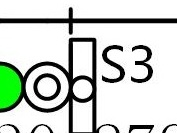
#> input picture test5/micro_0018_0s3_cropped.jpg, 177 x 133 px, found by its file name
$ python find_boundary_dark.py
#> lines starting #> are read from the running program, lines starting #| are printed output that depends on the picture; after the words box and inside, x2 and y2 are one past the last pixel; in counts of white or black regions, pixels touching at a corner belong together
import cv2
import numpy as np
from collections import deque
import os


def find_closed_dark_regions(img_path, dark_threshold=125, min_circularity=0.7):
    """
    找出完全封闭的深色区域（闭合圆环）
    通过检查深色区域的边界是否完全被深色像素包围（即内部有空洞）
    只有圆度 >= min_circularity 的才被认为是闭合圆环
    """
    img = cv2.imread(img_path)
    if img is None:
        print(f"无法读取图像: {img_path}")
        return None, []

    gray = cv2.cvtColor(img, cv2.COLOR_BGR2GRAY)
    h, w = gray.shape

    dark_mask = (gray < dark_threshold).astype(np.uint8)

    labeled = np.zeros_like(dark_mask, dtype=np.int32)
    label = 0
    regions = []

    for row in range(h):
        for col in range(w):
            if dark_mask[row, col] == 1 and labeled[row, col] == 0:
                label += 1
                region_pixels = []
                queue = deque([(row, col)])
                labeled[row, col] = label

                while queue:
                    r, c = queue.popleft()
                    region_pixels.append((r, c))

                    neighbors = [
                        (r - 1, c), (r + 1, c), (r, c - 1), (r, c + 1),
                        (r - 1, c - 1), (r - 1, c + 1), (r + 1, c - 1), (r + 1, c + 1),
                    ]

                    for nr, nc in neighbors:
                        if 0 <= nr < h and 0 <= nc < w:
                            if dark_mask[nr, nc] == 1 and labeled[nr, nc] == 0:
                                labeled[nr, nc] = label
                                queue.append((nr, nc))

                if region_pixels:
                    regions.append({
                        'label': label,
                        'pixels': region_pixels,
                        'min_col': min(p[1] for p in region_pixels),
                        'max_col': max(p[1] for p in region_pixels),
                        'min_row': min(p[0] for p in region_pixels),
                        'max_row': max(p[0] for p in region_pixels),
                    })

    closed_regions = []
    for r in regions:
        touches_boundary = (
            r['min_row'] == 0 or
            r['max_row'] == h - 1 or
            r['min_col'] == 0 or
            r['max_col'] == w - 1
        )

        if not touches_boundary:
            region_mask = np.zeros((h, w), dtype=np.uint8)
            for pixel in r['pixels']:
                region_mask[pixel[0], pixel[1]] = 1

            x_min, y_min = r['min_col'], r['min_row']
            x_max, y_max = r['max_col'], r['max_row']

            hole_pixels = 0
            total_pixels = 0

            for row in range(y_min + 1, y_max):
                for col in range(x_min + 1, x_max):
                    if region_mask[row, col] == 0:
                        hole_pixels += 1

            bounding_area = (x_max - x_min) * (y_max - y_min)
            dark_area = len(r['pixels'])

            if hole_pixels > 0:
                circularity = calculate_circularity(r, (h, w))
                if circularity >= min_circularity:
                    closed_regions.append(r)

    return closed_regions


def calculate_circularity(region, img_shape):
    """
    计算闭合圆环的真圆度
    使用公式: 4 * π * Area / Perimeter²
    值越接近1越圆
    """
    pixels = region['pixels']
    if not pixels:
        return 0.0

    h, w = img_shape[:2]
    region_mask = np.zeros((h, w), dtype=np.uint8)
    for pixel in pixels:
        region_mask[pixel[0], pixel[1]] = 255

    contours, _ = cv2.findContours(region_mask, cv2.RETR_EXTERNAL, cv2.CHAIN_APPROX_SIMPLE)

    if not contours:
        return 0.0

    largest_contour = max(contours, key=cv2.contourArea)
    area = cv2.contourArea(largest_contour)
    perimeter = cv2.arcLength(largest_contour, closed=True)

    if perimeter == 0:
        return 0.0

    circularity = 4 * np.pi * area / (perimeter ** 2)

    return circularity


def find_boundary_connected_dark_pixels(img_path, dark_threshold=125):
    """
    找出与边界相连的深色像素连通区域
    使用BFS进行连通区域标记
    """
#> called with dark_threshold = 200
    img = cv2.imread(img_path)
#> img is the input picture: shape (133, 177, 3); mean B, G, R 203.9, 211.4, 203.9
    if img is None:
        print(f"无法读取图像: {img_path}")
        return None, None

    gray = cv2.cvtColor(img, cv2.COLOR_BGR2GRAY)
    h, w = gray.shape
#> h = 133; w = 177

    dark_mask = (gray < dark_threshold).astype(np.uint8)
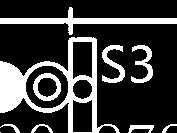
#> dark_mask: shape (133, 177); values 0 (black) and 1 (white), 22.9% white; 10 white regions (1 under 20 px), largest, box (x1, y1, x2, y2) and area: (0, 37, 120, 133) 2890, (0, 7, 177, 35) 1161, (102, 45, 125, 83) 365

    labeled = np.zeros_like(dark_mask, dtype=np.int32)
    label = 0
    regions = []

    for row in range(h):
        for col in range(w):
            if dark_mask[row, col] == 1 and labeled[row, col] == 0:
                label += 1
                region_pixels = []
                queue = deque([(row, col)])
                labeled[row, col] = label

                while queue:
                    r, c = queue.popleft()
                    region_pixels.append((r, c))

                    neighbors = [
                        (r - 1, c), (r + 1, c), (r, c - 1), (r, c + 1),
                        (r - 1, c - 1), (r - 1, c + 1), (r + 1, c - 1), (r + 1, c + 1),
                    ]

                    for nr, nc in neighbors:
                        if 0 <= nr < h and 0 <= nc < w:
                            if dark_mask[nr, nc] == 1 and labeled[nr, nc] == 0:
                                labeled[nr, nc] = label
                                queue.append((nr, nc))

                if region_pixels:
                    regions.append({
                        'label': label,
                        'pixels': region_pixels,
                        'min_col': min(p[1] for p in region_pixels),
                        'max_col': max(p[1] for p in region_pixels),
                        'min_row': min(p[0] for p in region_pixels),
                        'max_row': max(p[0] for p in region_pixels),
                    })
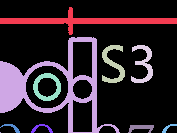
#> labeled: shape (133, 177) int32; 11 distinct labels, from 0 to 10; one colour per label, 0 black
#> after the loop, label = 10

    boundary_regions = []
    for r in regions:
        touches_boundary = (
            r['min_row'] == 0 or
            r['max_row'] == h - 1 or
            r['min_col'] == 0 or
            r['max_col'] == w - 1
        )
        if touches_boundary:
            boundary_regions.append(r)

    print(f"图像尺寸: {w}x{h}")
#| 图像尺寸: 177x133
    print(f"深色阈值: {dark_threshold}")
    print(f"总连通区域数: {len(regions)}")
#| 总连通区域数: 10
    print(f"与边界相连的深色区域数: {len(boundary_regions)}")
#| 与边界相连的深色区域数: 7

    for i, r in enumerate(boundary_regions):
        boundary_sides = []
        if r['min_row'] == 0:
            boundary_sides.append('上')
        if r['max_row'] == h - 1:
            boundary_sides.append('下')
        if r['min_col'] == 0:
            boundary_sides.append('左')
        if r['max_col'] == w - 1:
            boundary_sides.append('右')

        print(f"  区域{i+1}: 像素数={len(r['pixels'])}, "
              f"行范围=[{r['min_row']}, {r['max_row']}], "
              f"列范围=[{r['min_col']}, {r['max_col']}], "
              f"接触边界: {', '.join(boundary_sides)}")

    return img, boundary_regions


def remove_dark_regions(img, boundary_regions, closed_regions, output_path):
    """
    将所有被判定为深色像素的区域设置为白色
    包括边界连通区域和闭合圆环
    """
    result = img.copy()

    all_pixels = set()
    for r in boundary_regions:
        for pixel in r['pixels']:
            all_pixels.add(pixel)

    for r in closed_regions:
        for pixel in r['pixels']:
            all_pixels.add(pixel)

    for r, c in all_pixels:
        result[r, c] = (255, 255, 255)

    cv2.imwrite(output_path, result)
    print(f"已将 {len(all_pixels)} 个深色像素设置为白色")
    print(f"处理后的图片已保存: {output_path}")

    return result


def visualize_all_dark_regions(img, boundary_regions, closed_regions, output_path):
    """
    在原图上叠加显示所有需要关注的深色像素
    - 与边界相连的深色像素（绿色）
    - 闭合圆环（红色）
    """
    h, w = img.shape[:2]
    vis_img = img.copy()

    overlay = np.zeros((h, w, 3), dtype=np.uint8)

    for r in boundary_regions:
        for pixel in r['pixels']:
            overlay[pixel[0], pixel[1]] = [0, 255, 0]

    for r in closed_regions:
        for pixel in r['pixels']:
            overlay[pixel[0], pixel[1]] = [0, 0, 255]

    y_offset = 30
    cv2.putText(vis_img, f"边界连通: {len(boundary_regions)}个区域, {sum(len(r['pixels']) for r in boundary_regions)}像素",
                (10, y_offset), cv2.FONT_HERSHEY_SIMPLEX, 0.5, (0, 255, 0), 2)
    y_offset += 25
    cv2.putText(vis_img, f"闭合圆环: {len(closed_regions)}个区域, {sum(len(r['pixels']) for r in closed_regions)}像素",
                (10, y_offset), cv2.FONT_HERSHEY_SIMPLEX, 0.5, (0, 0, 255), 2)

    vis_img = cv2.addWeighted(vis_img, 0.7, overlay, 0.3, 0)

    cv2.imwrite(output_path, vis_img)
    print(f"综合可视化结果已保存: {output_path}")

    return vis_img


def visualize_boundary_dark_pixels(img, regions, output_path):
    """
    可视化与边界相连的深色像素连通区域
    """
    h, w = img.shape[:2]
    vis_img = img.copy()

    if regions:
        all_boundary_pixels = set()
        for r in regions:
            for pixel in r['pixels']:
                all_boundary_pixels.add(pixel)

        print(f"总共标记 {len(all_boundary_pixels)} 个与边界相连的深色像素")

        for r, c in all_boundary_pixels:
            vis_img[r, c] = [0, 255, 0]

        total_pixels = len(all_boundary_pixels)
        cv2.putText(vis_img, f"边界连通深色像素: {total_pixels}", (10, 30),
                    cv2.FONT_HERSHEY_SIMPLEX, 0.7, (0, 255, 0), 2)
    else:
        cv2.putText(vis_img, "未找到与边界相连的深色像素", (10, 30),
                    cv2.FONT_HERSHEY_SIMPLEX, 0.7, (0, 0, 255), 2)

    cv2.imwrite(output_path, vis_img)
    print(f"可视化结果已保存: {output_path}")

    return vis_img


def visualize_with_original(img, regions, output_path):
    """
    在原图上叠加显示与边界相连的深色像素
    """
    h, w = img.shape[:2]
    vis_img = img.copy()

    overlay = np.zeros((h, w, 3), dtype=np.uint8)

    colors = [
        (255, 0, 0),
        (0, 255, 0),
        (0, 0, 255),
        (255, 255, 0),
        (255, 0, 255),
        (0, 255, 255),
    ]

    for i, r in enumerate(regions):
        color = colors[i % len(colors)]
        for pixel in r['pixels']:
            overlay[pixel[0], pixel[1]] = color

        boundary_sides = []
        if r['min_row'] == 0:
            boundary_sides.append('上')
        if r['max_row'] == h - 1:
            boundary_sides.append('下')
        if r['min_col'] == 0:
            boundary_sides.append('左')
        if r['max_col'] == w - 1:
            boundary_sides.append('右')

        label_text = f"区域{i+1}: {len(r['pixels'])}像素 ({', '.join(boundary_sides)}边界)"
        cv2.putText(vis_img, label_text, (10, 30 + i * 30),
                    cv2.FONT_HERSHEY_SIMPLEX, 0.6, color, 2)

    vis_img = cv2.addWeighted(vis_img, 0.7, overlay, 0.3, 0)

    cv2.imwrite(output_path, vis_img)
    print(f"叠加可视化结果已保存: {output_path}")

    return vis_img


if __name__ == "__main__":
    test_dir = r"d:\work\ocr+Transformer\test5"
    image_path = os.path.join(test_dir, "micro_0018_0s3_cropped.jpg")

    output_dir = test_dir
    os.makedirs(output_dir, exist_ok=True)

    print("=" * 60)
    print("查找与边界相连的深色像素连通区域")
    print("=" * 60)

    img, boundary_regions = find_boundary_connected_dark_pixels(image_path, dark_threshold=200)
#> boundary_regions = 7 items

    print("\n" + "=" * 60)
    print("查找闭合圆环（完全封闭的深色区域）")
    print("=" * 60)

    closed_regions = find_closed_dark_regions(image_path, dark_threshold=200)
#> after the loop in find_closed_dark_regions, `for r in regions:`:
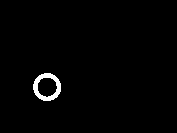
#> region_mask: shape (133, 177); values 0 (black) and 1 (white), 1.4% white; 1 white region, box (x1, y1, x2, y2) and area: (33, 73, 61, 101) 336

    if closed_regions:
        print(f"找到 {len(closed_regions)} 个闭合圆环:")
#| 找到 1 个闭合圆环:
        h, w = img.shape[:2]
#> h = 133; w = 177
        for i, r in enumerate(closed_regions):
            circularity = calculate_circularity(r, img.shape)
            print(f"  区域{i+1}: 像素数={len(r['pixels'])}, "
                  f"行范围=[{r['min_row']}, {r['max_row']}], "
                  f"列范围=[{r['min_col']}, {r['max_col']}], "
                  f"圆度={circularity:.4f}")
    else:
        print("未找到闭合圆环")

    if img is not None:
        vis_path = os.path.join(output_dir, "boundary_dark_pixels.png")
        visualize_boundary_dark_pixels(img, boundary_regions, vis_path)
#> the loop in visualize_boundary_dark_pixels, `for r in regions:` made 7 passes
#> after the loop in visualize_boundary_dark_pixels, `for r in regions:`: all_boundary_pixels = 4342 items
#| 总共标记 4342 个与边界相连的深色像素
#> the loop in visualize_boundary_dark_pixels, `for r, c in all_boundary_pixels:` made 4342 passes
#> (r, c) on passes 1 to 3: (67, 59), (107, 95), (86, 72)
#> after the loop in visualize_boundary_dark_pixels, `for r, c in all_boundary_pixels:`:
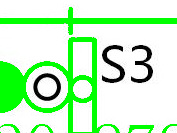
#> vis_img: shape (133, 177, 3); 18.3% of pixels changed, all inside (x1, y1, x2, y2) = (0, 7, 177, 133)
#> in visualize_boundary_dark_pixels, `total_pixels = len(all_boundary_pixels)`: total_pixels = 4342
#> in visualize_boundary_dark_pixels, `cv2.putText(vis_img, f"边界连通深色像素: {total_pixels}", (10, 30), cv2.FONT_H..`: vis_img: shape (133, 177, 3); 2.72% of pixels changed, all inside (x1, y1, x2, y2) = (11, 14, 177, 32)

        overlay_path = os.path.join(output_dir, "boundary_dark_pixels_overlay.png")
        visualize_with_original(img, boundary_regions, overlay_path)
#> the loop in visualize_with_original, `for i, r in enumerate(regions):` made 7 passes
#> color on passes 1 to 7: (255, 0, 0), (0, 255, 0), (0, 0, 255), (255, 255, 0), (255, 0, 255), (0, 255, 255), (255, 0, 0)
#> after the loop in visualize_with_original, `for i, r in enumerate(regions):`: vis_img: shape (133, 177, 3); 18.33% of pixels changed, all inside (x1, y1, x2, y2) = (11, 16, 177, 122)

        all_vis_path = os.path.join(output_dir, "all_dark_regions.png")
        visualize_all_dark_regions(img, boundary_regions, closed_regions, all_vis_path)
#> the loop in visualize_all_dark_regions, `for r in boundary_regions:` made 7 passes
#> after the loop in visualize_all_dark_regions, `for r in closed_regions:`:
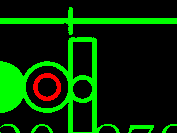
#> overlay: shape (133, 177, 3); mean of channels 0, 1, 2 0, 47, 3.6; drawn as B, G, R
#> in visualize_all_dark_regions, `vis_img = cv2.addWeighted(vis_img, 0.7, overlay, 0.3, 0)`:
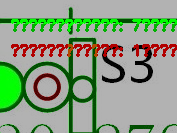
#> vis_img: shape (133, 177, 3); mean B, G, R 132.2, 159.4, 141

        removed_path = os.path.join(output_dir, "removed_dark_pixels.png")
        remove_dark_regions(img, boundary_regions, closed_regions, removed_path)
#> the loop in remove_dark_regions, `for r in boundary_regions:` made 7 passes
#> after the loop in remove_dark_regions, `for r in boundary_regions:`: all_pixels = 4342 items
#> after the loop in remove_dark_regions, `for r in closed_regions:`: all_pixels = 4678 items
#> the loop in remove_dark_regions, `for r, c in all_pixels:` made 4678 passes
#> after the loop in remove_dark_regions, `for r, c in all_pixels:`:
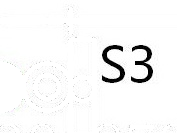
#> result: shape (133, 177, 3); 19.87% of pixels changed, all inside (x1, y1, x2, y2) = (0, 7, 177, 133)
#| 已将 4678 个深色像素设置为白色

        print("\n处理完成!")
